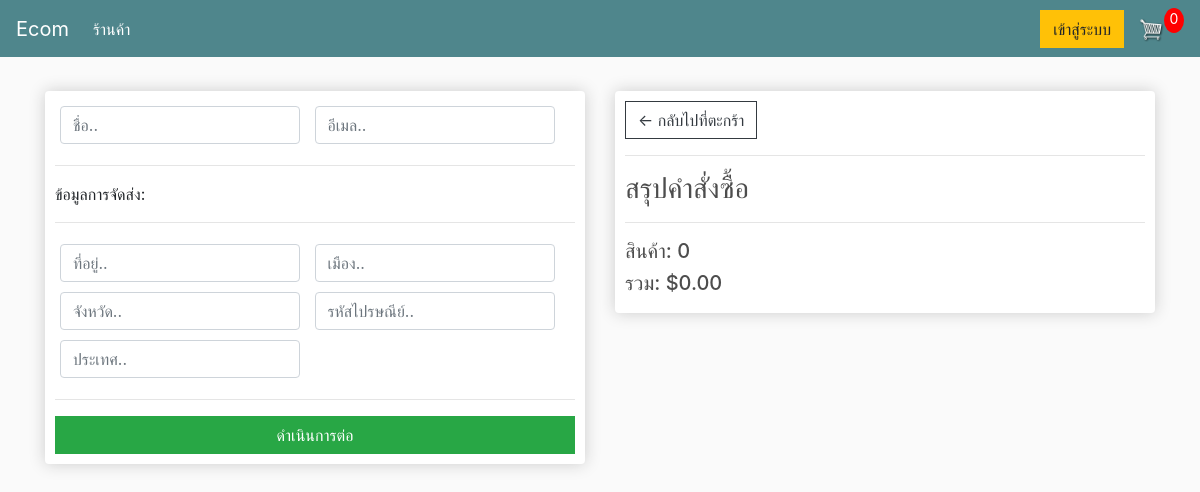
Before: /checkout/ (signed in) with the older database file.
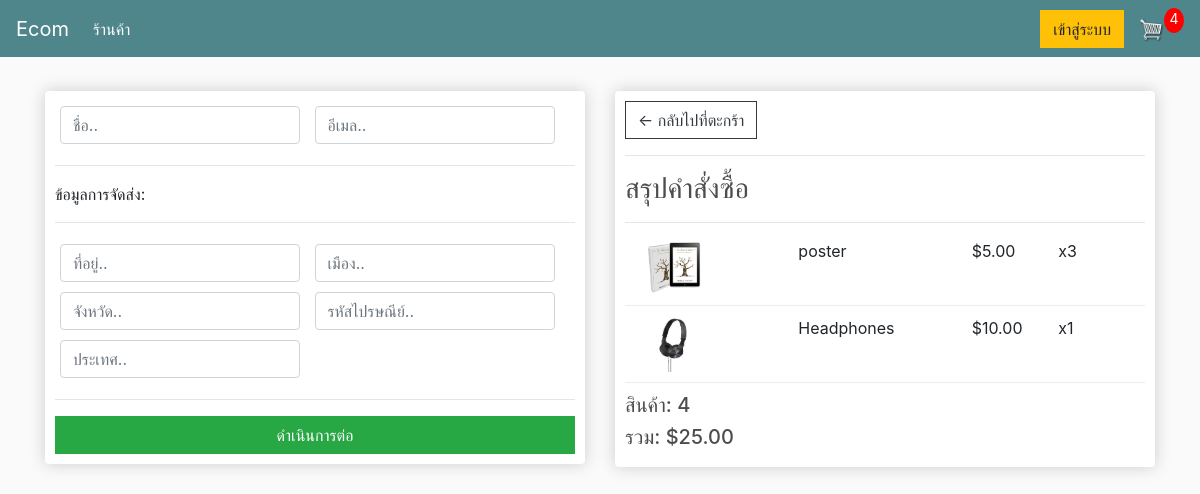
After: the same page with the newer database file.
### store/models.py (models this page shows, shortened)
class Order(models.Model):
	customer = models.ForeignKey(Customer, on_delete=models.SET_NULL, null=True, blank=True)
	date_ordered = models.DateTimeField(auto_now_add=True)
	complete = models.BooleanField(default=False)
	transaction_id = models.CharField(max_length=100, null=True)
	@property
	def get_cart_total(self):
		orderitems = self.orderitem_set.all()
		total = sum([item.get_total for item in orderitems])
		return total
	@property
	def get_cart_items(self):
		orderitems = self.orderitem_set.all()
		total = sum([item.quantity for item in orderitems])
		return total

class OrderItem(models.Model):
	product = models.ForeignKey(Product, on_delete=models.SET_NULL, null=True)
	order = models.ForeignKey(Order, on_delete=models.SET_NULL, null=True)
	quantity = models.IntegerField(default=0, null=True, blank=True)
	date_added = models.DateTimeField(auto_now_add=True)
	@property
	def get_total(self):
		total = self.product.price * self.quantity
		return total

class Product(models.Model):
	name = models.CharField(max_length=200)
	price = models.FloatField()
	digital = models.BooleanField(default=False,null=True, blank=True)
	image = models.ImageField(null=True, blank=True)
	@property
	def imageURL(self):
		try:
			url = self.image.url
		except:
			url = ''
		return url

### store/views.py (the view)
# urls.py: path('checkout/', views.checkout, name="checkout"),
def checkout(request):
    data = cartData(request)
    cartItems = data['cartItems']
    order = data['order']
    items = data['items']
    context = {
        'items': items,
        'order': order,
        'cartItems': cartItems,
        'STRIPE_PUBLIC_KEY': settings.STRIPE_PUBLIC_KEY
    }
    return render(request, 'store/checkout.html', context)

### store/utils.py (called while the page is built)
def cartData(request):
	if request.user.is_authenticated:
		customer = request.user.customer
		order, created = Order.objects.get_or_create(customer=customer, complete=False)
		items = order.orderitem_set.all()
		cartItems = order.get_cart_items
	else:
		cookieData = cookieCart(request)
		cartItems = cookieData['cartItems']
		order = cookieData['order']
		items = cookieData['items']
	return {'cartItems':cartItems ,'order':order, 'items':items}

### store/templates/store/checkout.html (shortened to what this page needs)
{% extends 'store/main.html' %}
{% load static %}
{% block content %}
<div class="row">
    <div class="col-lg-6">
        <div class="box-element" id="form-wrapper">
            <form id="form">
                <div id="user-info">
                    <div class="form-field">
                        <input required class="form-control" type="text" name="name" placeholder="ชื่อ..">
                    </div>
                    <div class="form-field">
                        <input required class="form-control" type="email" name="email" placeholder="อีเมล..">
                    </div>
                </div>
                <div id="shipping-info">
                    <hr>
                    <p>ข้อมูลการจัดส่ง:</p>
                    <hr>
                    <div class="form-field">
                        <input class="form-control" type="text" name="address" placeholder="ที่อยู่..">
                    </div>
                    <div class="form-field">
                        <input class="form-control" type="text" name="city" placeholder="เมือง..">
                    </div>
                    <div class="form-field">
                        <input class="form-control" type="text" name="state" placeholder="จังหวัด..">
                    </div>
                    <div class="form-field">
                        <input class="form-control" type="text" name="zipcode" placeholder="รหัสไปรษณีย์..">
                    </div>
                    <div class="form-field">
                        <input class="form-control" type="text" name="country" placeholder="ประเทศ..">
                    </div>
                </div>
                <hr>
                <input id="form-button" class="btn btn-success btn-block" type="submit" value="ดำเนินการต่อ">
            </form>
        </div>
    </div>
    <div class="col-lg-6">
        <div class="box-element">
            <a class="btn btn-outline-dark" href="{% url 'cart' %}">&#x2190; กลับไปที่ตะกร้า</a>
            <hr>
            <h3>สรุปคำสั่งซื้อ</h3>
            <hr>
            {% for item in items %}
            <div class="cart-row">
                <div style="flex:2"><img class="row-image" src="{{item.product.imageURL}}"></div>
                <div style="flex:2"><p>{{item.product.name}}</p></div>
                <div style="flex:1"><p>${{item.product.price|floatformat:2}}</p></div>
                <div style="flex:1"><p>x{{item.quantity}}</p></div>
            </div>
            {% endfor %}
            <h5>สินค้า:   {{order.get_cart_items}}</h5>
            <h5>รวม:   ${{order.get_cart_total|floatformat:2}}</h5>
        </div>
    </div>
</div>
{% endblock content %}

Changed rows visible on the page:
added OrderItem: product.imageURL (picture), product.name "poster", product.price "5.00", quantity "3"
added OrderItem: product.imageURL (picture), product.name "Headphones", product.price "10.00", quantity "1"
computed for Order: get_cart_items "0" → "4"; get_cart_total "0.00" → "25.00"
Other visible differences:
{{ cartItems }}: "0" → "4"
